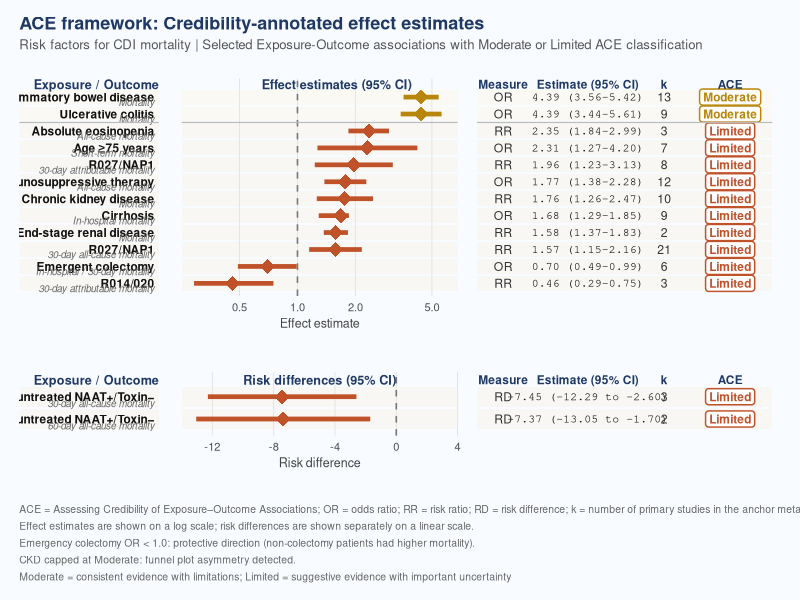
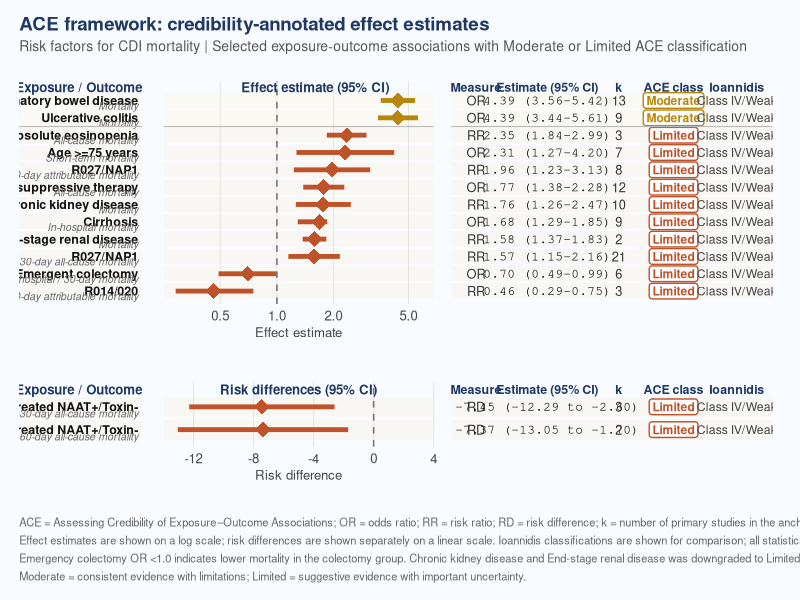
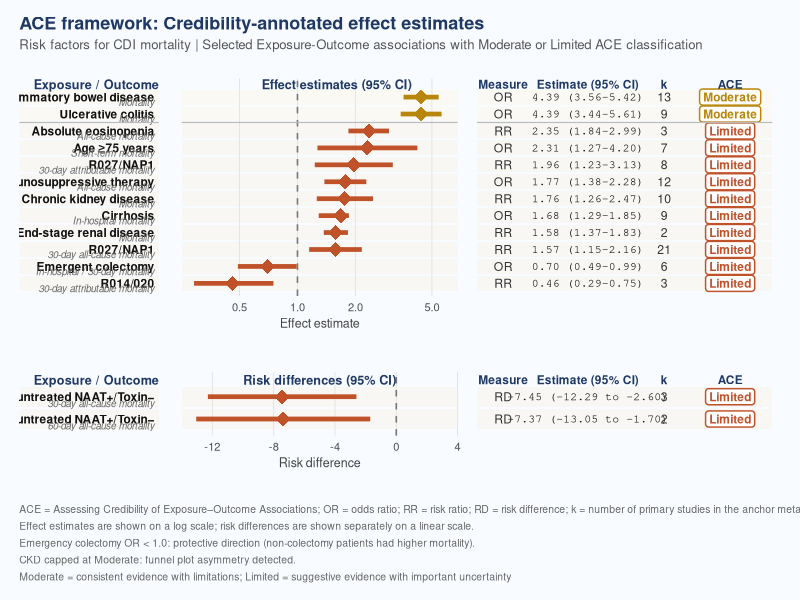
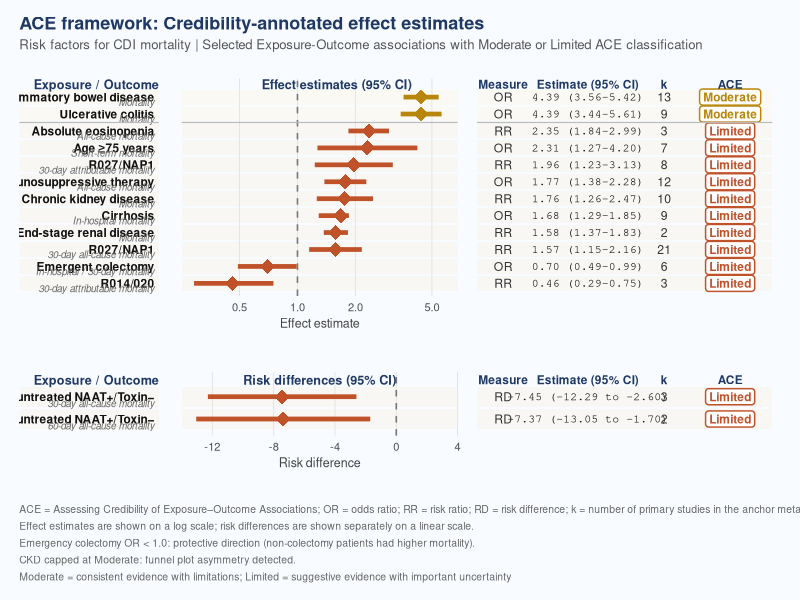
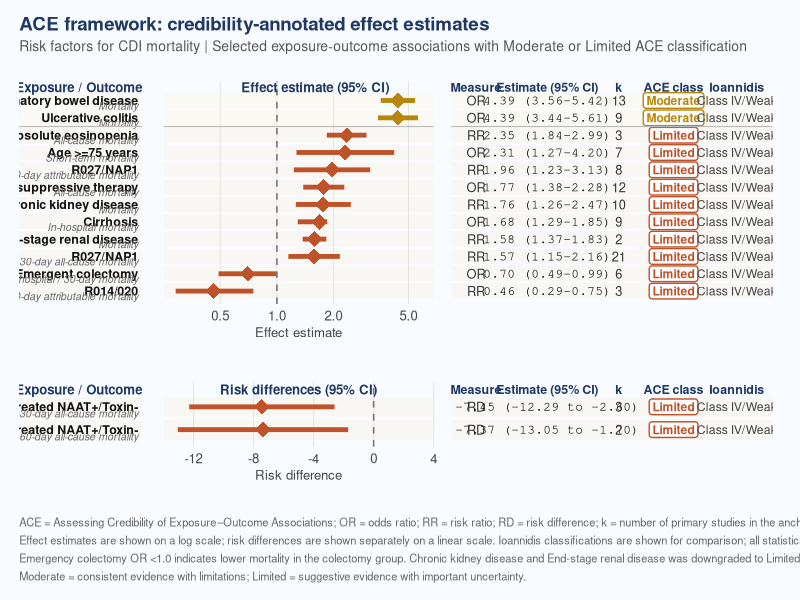
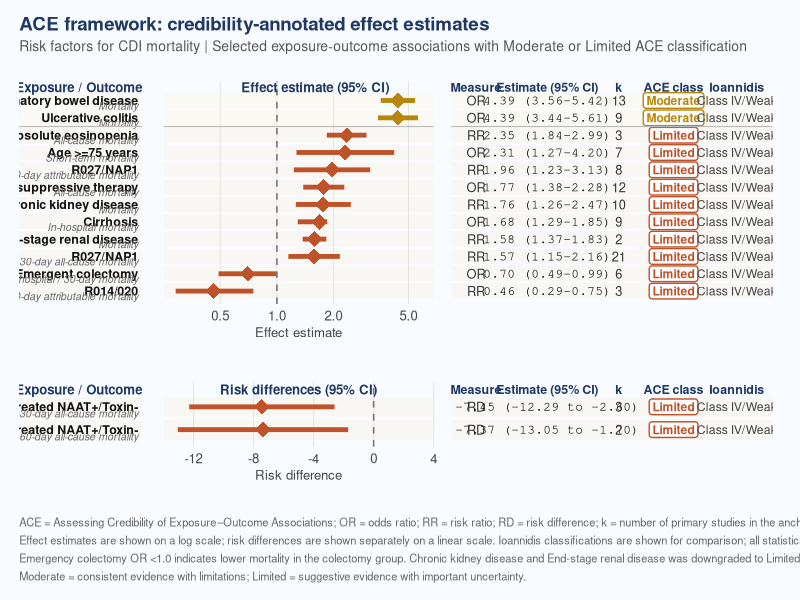

Write R code to recreate these figures, in order.
library(ggplot2)
library(dplyr)
library(patchwork)
library(stringr)

# =============================================================================
# DATA: Moderate and Limited ACE classifications only
# =============================================================================

df <- data.frame(
  exposure = c(
    "Inflammatory bowel disease",
    "Ulcerative colitis",
    "Chronic kidney disease",
    "End-stage renal disease",
    "Absolute eosinopenia",
    "Immunosuppressive therapy",
    "R014/020",
    "R027/NAP1",
    "R027/NAP1",
    "Cirrhosis",
    "Emergent colectomy",
    "Age ≥75 years",
    "Treated vs untreated NAAT+/Toxin−",
    "Treated vs untreated NAAT+/Toxin−"
  ),
  outcome = c(
    "Mortality",
    "Mortality",
    "Mortality",
    "Mortality",
    "All-cause mortality",
    "All-cause mortality",
    "30-day attributable mortality",
    "30-day attributable mortality",
    "30-day all-cause mortality",
    "In-hospital mortality",
    "In-hospital / 30-day mortality",
    "Short-term mortality",
    "30-day all-cause mortality",
    "60-day all-cause mortality"
  ),
  est = c(
    4.39, 4.39, 1.76, 1.58,
    2.35, 1.77, 0.46, 1.96, 1.57,
    1.68, 0.70, 2.31,
    -7.45, -7.37
  ),
  lo = c(
    3.56, 3.44, 1.26, 1.37,
    1.84, 1.38, 0.29, 1.23, 1.15,
    1.29, 0.49, 1.27,
    -12.29, -13.05
  ),
  hi = c(
    5.42, 5.61, 2.47, 1.83,
    2.99, 2.28, 0.75, 3.13, 2.16,
    1.85, 0.99, 4.20,
    -2.60, -1.70
  ),
  em = c(
    "OR", "OR", "RR", "RR",
    "RR", "OR", "RR", "RR", "RR",
    "OR", "OR", "OR",
    "RD", "RD"
  ),
  k = c(
    13, 9, 10, 2,
    3, 12, 3, 8, 21,
    9, 6, 7,
    3, 2
  ),
  classification = c(
    "Moderate", "Moderate", "Limited", "Limited",
    "Limited", "Limited", "Limited", "Limited", "Limited",
    "Limited", "Limited", "Limited",
    "Limited", "Limited"
  ),
  stringsAsFactors = FALSE
)

# =============================================================================
# STYLE
# =============================================================================

tier_num <- c("Moderate" = 2, "Limited" = 1)

col_tier <- c(
  "Moderate" = "#B8860B",
  "Limited"  = "#C0522A"
)

bg_tier <- c(
  "Moderate" = "#FFF3CD",
  "Limited"  = "#FDE8C8"
)

bg_fig <- "#F8FBFF"

# =============================================================================
# HELPER FUNCTION
# =============================================================================
make_ace_panel <- function(dat, panel_title, log_scale = TRUE) {
  
  dat <- dat %>%
    mutate(
      em = trimws(em),
      tier_num = tier_num[classification],
      est_fmt = ifelse(
        em == "RD",
        sprintf("%.2f (%.2f to %.2f)", est, lo, hi),
        sprintf("%.2f (%.2f–%.2f)", est, lo, hi)
      )
    ) %>%
    arrange(desc(tier_num), desc(abs(est))) %>%
    mutate(y = rev(seq_len(n())) * 1.18)
  
  # Safety: log scale can only plot positive ratio measures
  if (log_scale) {
    dat <- dat %>% filter(est > 0, lo > 0, hi > 0)
  }
  
  y_max <- max(dat$y)
  y_hdr <- y_max + 0.9
  
  x_min <- if (log_scale) 0.25 else -14
  x_max <- if (log_scale) 6.8 else 4
  
  seps <- dat %>%
    arrange(desc(y)) %>%
    mutate(next_class = lead(classification),
           sep_y = y - 0.59) %>%
    filter(!is.na(next_class), classification != next_class) %>%
    pull(sep_y)
  
  # -------------------------
  # LEFT PANEL
  # -------------------------
  p_left <- ggplot(dat, aes(y = y)) +
    geom_rect(
      aes(
        xmin = 0.35, xmax = 1,
        ymin = y - 0.52, ymax = y + 0.52,
        fill = classification
      ),
      alpha = 0.22
    ) +
    scale_fill_manual(values = bg_tier, guide = "none") +
    geom_text(
      aes(x = 0.98, label = exposure),
      hjust = 1,
      size = 3.0,
      colour = "#111111",
      fontface = "bold"
    ) +
    geom_text(
      aes(x = 0.98, y = y - 0.34, label = outcome),
      hjust = 1,
      size = 2.5,
      colour = "#666666",
      fontface = "italic"
    ) +
    annotate(
      "text",
      x = 1, y = y_hdr,
      label = "Exposure / Outcome",
      hjust = 1,
      size = 3.2,
      colour = "#1F3864",
      fontface = "bold"
    ) +
    scale_x_continuous(limits = c(0.35, 1), expand = c(0, 0)) +
    scale_y_continuous(limits = c(0.3, y_max + 1.3), expand = c(0, 0)) +
    theme_void() +
    theme(
      plot.background = element_rect(fill = bg_fig, colour = NA),
      plot.margin = margin(15, 0, 15, 2)
    )
  
  for (s in seps) {
    p_left <- p_left +
      annotate("segment", x = 0.35, xend = 1, y = s, yend = s,
               colour = "#BBBBBB", linewidth = 0.4)
  }
  
  # -------------------------
  # FOREST PANEL
  # -------------------------
  p_forest <- ggplot(dat, aes(y = y)) +
    geom_rect(
      aes(
        xmin = x_min, xmax = x_max,
        ymin = y - 0.52, ymax = y + 0.52,
        fill = classification
      ),
      alpha = 0.22
    ) +
    scale_fill_manual(values = bg_tier, guide = "none") +
    geom_vline(
      xintercept = ifelse(log_scale, 1, 0),
      linetype = "dashed",
      colour = "#777777",
      linewidth = 0.55
    ) +
    geom_segment(
      aes(x = lo, xend = hi, y = y, yend = y, colour = classification),
      linewidth = 1.6
    ) +
    geom_point(
      aes(x = est, colour = classification),
      shape = 18,
      size = 4.8
    ) +
    scale_colour_manual(values = col_tier, guide = "none") +
    annotate(
      "text",
      x = ifelse(log_scale, 1.6, mean(c(x_min, x_max))),
      y = y_hdr,
      label = panel_title,
      size = 3.2,
      colour = "#1F3864",
      fontface = "bold"
    ) +
    scale_y_continuous(limits = c(0.3, y_max + 1.3), expand = c(0, 0)) +
    labs(
      x = ifelse(log_scale, "Effect estimate", "Risk difference"),
      y = NULL
    ) +
    theme_minimal(base_size = 10) +
    theme(
      plot.background = element_rect(fill = bg_fig, colour = NA),
      panel.background = element_rect(fill = bg_fig, colour = NA),
      panel.grid.major.y = element_blank(),
      panel.grid.minor = element_blank(),
      panel.grid.major.x = element_line(colour = "#E0E0E0", linewidth = 0.3),
      axis.text.y = element_blank(),
      axis.ticks.y = element_blank(),
      axis.title.x = element_text(size = 9, colour = "#444444"),
      plot.margin = margin(15, 4, 15, 4)
    )
  
  for (s in seps) {
    p_forest <- p_forest +
      annotate("segment", x = x_min, xend = x_max, y = s, yend = s,
               colour = "#BBBBBB", linewidth = 0.4)
  }
  
  if (log_scale) {
    p_forest <- p_forest +
      scale_x_log10(
        breaks = c(0.5, 1, 2, 5),
        labels = c("0.5", "1.0", "2.0", "5.0")
      ) +
      coord_cartesian(xlim = c(x_min, x_max))
  } else {
    p_forest <- p_forest +
      scale_x_continuous(
        breaks = c(-12, -8, -4, 0, 4)
      ) +
      coord_cartesian(xlim = c(x_min, x_max))
  }
  
  # -------------------------
  # RIGHT PANEL
  # -------------------------
  p_right <- ggplot(dat, aes(y = y)) +
    geom_rect(
      aes(
        xmin = 0, xmax = 5.6,
        ymin = y - 0.52, ymax = y + 0.52,
        fill = classification
      ),
      alpha = 0.22
    ) +
    scale_fill_manual(values = bg_tier, guide = "none") +
    geom_text(aes(x = 0.5, label = em), size = 3.1, colour = "#333333") +
    geom_text(
      aes(x = 2.1, label = est_fmt),
      size = 2.9,
      colour = "#111111",
      family = "mono"
    ) +
    geom_text(aes(x = 3.55, label = k), size = 3.1, colour = "#333333") +
    geom_label(
      aes(x = 4.8, label = classification, colour = classification),
      fill = "white",
      size = 3.0,
      fontface = "bold",
      label.padding = unit(0.25, "lines"),
      label.r = unit(0.22, "lines"),
      label.size = 0.5,
      show.legend = FALSE
    ) +
    scale_colour_manual(values = col_tier, guide = "none") +
    annotate("text", x = 0.5, y = y_hdr, label = "Measure",
             size = 3.0, colour = "#1F3864", fontface = "bold") +
    annotate("text", x = 2.1, y = y_hdr, label = "Estimate (95% CI)",
             size = 3.0, colour = "#1F3864", fontface = "bold") +
    annotate("text", x = 3.55, y = y_hdr, label = "k",
             size = 3.0, colour = "#1F3864", fontface = "bold") +
    annotate("text", x = 4.8, y = y_hdr, label = "ACE",
             size = 3.0, colour = "#1F3864", fontface = "bold") +
    scale_x_continuous(limits = c(0, 5.6), expand = c(0, 0)) +
    scale_y_continuous(limits = c(0.3, y_max + 1.3), expand = c(0, 0)) +
    theme_void() +
    theme(
      plot.background = element_rect(fill = bg_fig, colour = NA),
      plot.margin = margin(15, 8, 15, 0)
    )
  
  for (s in seps) {
    p_right <- p_right +
      annotate("segment", x = 0, xend = 5.6, y = s, yend = s,
               colour = "#BBBBBB", linewidth = 0.4)
  }
  
  p_left + p_forest + p_right +
    plot_layout(widths = c(1.7, 3.7, 3.6))
}

# =============================================================================
# SPLIT DATA
# =============================================================================

df_ratio <- df %>% filter(em %in% c("OR", "RR"))
df_rd    <- df %>% filter(em == "RD")

ratio_panel <- make_ace_panel(
  df_ratio,
  panel_title = "Effect estimates (95% CI)",
  log_scale = TRUE
)

rd_panel <- make_ace_panel(
  df_rd,
  panel_title = "Risk differences (95% CI)",
  log_scale = FALSE
)

# =============================================================================
# COMBINE
# =============================================================================

combined <- ratio_panel / rd_panel +
  plot_layout(heights = c(4.8, 1.4)) +
  plot_annotation(
    title = "ACE framework: Credibility-annotated effect estimates",
    subtitle = "Risk factors for CDI mortality | Selected Exposure-Outcome associations with Moderate or Limited ACE classification",
    caption = paste0(
      "ACE = Assessing Credibility of Exposure–Outcome Associations; ",
      "OR = odds ratio; RR = risk ratio; RD = risk difference; ",
      "k = number of primary studies in the anchor meta-analysis.\n",
      "Effect estimates are shown on a log scale; risk differences are shown separately on a linear scale.\n",
      "Emergency colectomy OR < 1.0: protective direction (non-colectomy patients had higher mortality).\n",
      "CKD capped at Moderate: funnel plot asymmetry detected.\n",
      "Moderate = consistent evidence with limitations; Limited = suggestive evidence with important uncertainty"
    ),
    theme = theme(
      plot.background = element_rect(fill = bg_fig, colour = NA),
      plot.title = element_text(
        size = 13,
        face = "bold",
        colour = "#1F3864",
        margin = margin(b = 4)
      ),
      plot.subtitle = element_text(
        size = 9.5,
        colour = "#555555",
        margin = margin(b = 4)
      ),
      plot.caption = element_text(
        size = 7.5,
        colour = "#666666",
        hjust = 0,
        lineheight = 1.35,
        margin = margin(t = 10)
      ),
      plot.margin = margin(12, 12, 12, 12)
    )
  )
combined
# =============================================================================
# SAVE
# =============================================================================

ggsave(
  "ACE_credibility_annotated_forest_20260503.png",
  combined,
  width = 20,
  height = 10,
  dpi = 300,
  bg = bg_fig
)

ggsave(
  "ACE_credibility_annotated_forest_20260503.tiff",
  combined,
  width = 20,
  height = 10,
  dpi = 300,
  compression = "lzw",
  bg = bg_fig
)

# =============================================================================
# ACE vs Ioannidis 
# =============================================================================


library(ggplot2)
library(dplyr)
library(patchwork)

# =============================================================================
# DATA: Moderate and Limited ACE classifications only
# =============================================================================

df <- data.frame(
  exposure = c(
    "Inflammatory bowel disease",
    "Ulcerative colitis",
    "Chronic kidney disease",
    "End-stage renal disease",
    "Absolute eosinopenia",
    "Immunosuppressive therapy",
    "R014/020",
    "R027/NAP1",
    "R027/NAP1",
    "Cirrhosis",
    "Emergent colectomy",
    "Age >=75 years",
    "Treated vs untreated NAAT+/Toxin-",
    "Treated vs untreated NAAT+/Toxin-"
  ),
  outcome = c(
    "Mortality",
    "Mortality",
    "Mortality",
    "Mortality",
    "All-cause mortality",
    "All-cause mortality",
    "30-day attributable mortality",
    "30-day attributable mortality",
    "30-day all-cause mortality",
    "In-hospital mortality",
    "In-hospital / 30-day mortality",
    "Short-term mortality",
    "30-day all-cause mortality",
    "60-day all-cause mortality"
  ),
  est = c(
    4.39, 4.39, 1.76, 1.58,
    2.35, 1.77, 0.46, 1.96, 1.57,
    1.68, 0.70, 2.31,
    -7.45, -7.37
  ),
  lo = c(
    3.56, 3.44, 1.26, 1.37,
    1.84, 1.38, 0.29, 1.23, 1.15,
    1.29, 0.49, 1.27,
    -12.29, -13.05
  ),
  hi = c(
    5.42, 5.61, 2.47, 1.83,
    2.99, 2.28, 0.75, 3.13, 2.16,
    1.85, 0.99, 4.20,
    -2.60, -1.70
  ),
  em = c(
    "OR", "OR", "RR", "RR",
    "RR", "OR", "RR", "RR", "RR",
    "OR", "OR", "OR",
    "RD", "RD"
  ),
  k = c(
    13, 9, 10, 2,
    3, 12, 3, 8, 21,
    9, 6, 7,
    3, 2
  ),
  classification = c(
    "Moderate", "Moderate", "Limited", "Limited",
    "Limited", "Limited", "Limited", "Limited", "Limited",
    "Limited", "Limited", "Limited",
    "Limited", "Limited"
  ),
  ioannidis = c(
    "Class IV/Weak", "Class IV/Weak", "Class IV/Weak", "Class IV/Weak",
    "Class IV/Weak", "Class IV/Weak", "Class IV/Weak", "Class IV/Weak", "Class IV/Weak",
    "Class IV/Weak", "Class IV/Weak", "Class IV/Weak",
    "Class IV/Weak", "Class IV/Weak"
  ),
  stringsAsFactors = FALSE
)

# =============================================================================
# STYLE
# =============================================================================

tier_num <- c("Moderate" = 2, "Limited" = 1)

col_tier <- c(
  "Moderate" = "#B8860B",
  "Limited"  = "#C0522A"
)

bg_tier <- c(
  "Moderate" = "#FFF3CD",
  "Limited"  = "#FDE8C8"
)

bg_fig <- "#F8FBFF"

# =============================================================================
# HELPER FUNCTION
# =============================================================================

make_ace_panel <- function(dat, panel_title, log_scale = TRUE) {
  
  dat <- dat %>%
    mutate(
      em = trimws(em),
      tier_num = tier_num[classification],
      est_fmt = ifelse(
        em == "RD",
        sprintf("%.2f (%.2f to %.2f)", est, lo, hi),
        sprintf("%.2f (%.2f–%.2f)", est, lo, hi)
      )
    ) %>%
    arrange(desc(tier_num), desc(abs(est))) %>%
    mutate(y = rev(seq_len(n())) * 1.18)
  
  if (log_scale) {
    dat <- dat %>% filter(est > 0, lo > 0, hi > 0)
  }
  
  y_max <- max(dat$y)
  y_hdr <- y_max + 0.9
  
  x_min <- if (log_scale) 0.25 else -14
  x_max <- if (log_scale) 6.8 else 4
  
  seps <- dat %>%
    arrange(desc(y)) %>%
    mutate(
      next_class = lead(classification),
      sep_y = y - 0.59
    ) %>%
    filter(!is.na(next_class), classification != next_class) %>%
    pull(sep_y)
  
  # -------------------------
  # LEFT PANEL
  # -------------------------
  p_left <- ggplot(dat, aes(y = y)) +
    geom_rect(
      aes(
        xmin = 0.38, xmax = 1,
        ymin = y - 0.52, ymax = y + 0.52,
        fill = classification
      ),
      alpha = 0.22
    ) +
    scale_fill_manual(values = bg_tier, guide = "none") +
    geom_text(
      aes(x = 0.98, label = exposure),
      hjust = 1,
      size = 3.15,
      colour = "#111111",
      fontface = "bold"
    ) +
    geom_text(
      aes(x = 0.98, y = y - 0.35, label = outcome),
      hjust = 1,
      size = 2.65,
      colour = "#666666",
      fontface = "italic"
    ) +
    annotate(
      "text",
      x = 1, y = y_hdr,
      label = "Exposure / Outcome",
      hjust = 1,
      size = 3.35,
      colour = "#1F3864",
      fontface = "bold"
    ) +
    scale_x_continuous(limits = c(0.38, 1), expand = c(0, 0)) +
    scale_y_continuous(limits = c(0.3, y_max + 1.3), expand = c(0, 0)) +
    theme_void() +
    theme(
      plot.background = element_rect(fill = bg_fig, colour = NA),
      plot.margin = margin(15, 0, 15, 2)
    )
  
  for (s in seps) {
    p_left <- p_left +
      annotate(
        "segment",
        x = 0.38, xend = 1,
        y = s, yend = s,
        colour = "#BBBBBB",
        linewidth = 0.4
      )
  }
  
  # -------------------------
  # FOREST PANEL
  # -------------------------
  p_forest <- ggplot(dat, aes(y = y)) +
    geom_rect(
      aes(
        xmin = x_min, xmax = x_max,
        ymin = y - 0.52, ymax = y + 0.52,
        fill = classification
      ),
      alpha = 0.22
    ) +
    scale_fill_manual(values = bg_tier, guide = "none") +
    geom_vline(
      xintercept = ifelse(log_scale, 1, 0),
      linetype = "dashed",
      colour = "#777777",
      linewidth = 0.55
    ) +
    geom_segment(
      aes(
        x = lo, xend = hi,
        y = y, yend = y,
        colour = classification
      ),
      linewidth = 1.65
    ) +
    geom_point(
      aes(x = est, colour = classification),
      shape = 18,
      size = 5.0
    ) +
    scale_colour_manual(values = col_tier, guide = "none") +
    annotate(
      "text",
      x = ifelse(log_scale, 1.6, mean(c(x_min, x_max))),
      y = y_hdr,
      label = panel_title,
      size = 3.35,
      colour = "#1F3864",
      fontface = "bold"
    ) +
    scale_y_continuous(limits = c(0.3, y_max + 1.3), expand = c(0, 0)) +
    labs(
      x = ifelse(log_scale, "Effect estimate", "Risk difference"),
      y = NULL
    ) +
    theme_minimal(base_size = 10.5) +
    theme(
      plot.background = element_rect(fill = bg_fig, colour = NA),
      panel.background = element_rect(fill = bg_fig, colour = NA),
      panel.grid.major.y = element_blank(),
      panel.grid.minor = element_blank(),
      panel.grid.major.x = element_line(colour = "#E0E0E0", linewidth = 0.3),
      axis.text.y = element_blank(),
      axis.ticks.y = element_blank(),
      axis.title.x = element_text(size = 9.5, colour = "#444444"),
      axis.text.x = element_text(size = 9.5, colour = "#444444"),
      plot.margin = margin(15, 3, 15, 3)
    )
  
  for (s in seps) {
    p_forest <- p_forest +
      annotate(
        "segment",
        x = x_min, xend = x_max,
        y = s, yend = s,
        colour = "#BBBBBB",
        linewidth = 0.4
      )
  }
  
  if (log_scale) {
    p_forest <- p_forest +
      scale_x_log10(
        breaks = c(0.5, 1, 2, 5),
        labels = c("0.5", "1.0", "2.0", "5.0")
      ) +
      coord_cartesian(xlim = c(x_min, x_max))
  } else {
    p_forest <- p_forest +
      scale_x_continuous(
        breaks = c(-12, -8, -4, 0, 4)
      ) +
      coord_cartesian(xlim = c(x_min, x_max))
  }
  
  # -------------------------
  # RIGHT PANEL
  # Reduced column spacing:
  # Measure | Estimate | k | ACE | Ioannidis
  # -------------------------
  x_em  <- 0.45
  x_est <- 1.75
  x_k   <- 3.05
  x_ace <- 4.05
  x_io  <- 5.20
  
  p_right <- ggplot(dat, aes(y = y)) +
    geom_rect(
      aes(
        xmin = 0, xmax = 5.85,
        ymin = y - 0.52, ymax = y + 0.52,
        fill = classification
      ),
      alpha = 0.22
    ) +
    scale_fill_manual(values = bg_tier, guide = "none") +
    geom_text(
      aes(x = x_em, label = em),
      size = 3.25,
      colour = "#333333"
    ) +
    geom_text(
      aes(x = x_est, label = est_fmt),
      size = 3.25,
      colour = "#111111",
      family = "mono"
    ) +
    geom_text(
      aes(x = x_k, label = k),
      size = 3.25,
      colour = "#333333"
    ) +
    geom_label(
      aes(x = x_ace, label = classification, colour = classification),
      fill = "white",
      size = 3.05,
      fontface = "bold",
      label.padding = unit(0.23, "lines"),
      label.r = unit(0.20, "lines"),
      label.size = 0.48,
      show.legend = FALSE
    ) +
    geom_text(
      aes(x = x_io, label = ioannidis),
      size = 3.1,
      colour = "#444444",
      fontface = "plain"
    ) +
    scale_colour_manual(values = col_tier, guide = "none") +
    annotate(
      "text",
      x = x_em, y = y_hdr,
      label = "Measure",
      size = 3.15,
      colour = "#1F3864",
      fontface = "bold"
    ) +
    annotate(
      "text",
      x = x_est, y = y_hdr,
      label = "Estimate (95% CI)",
      size = 3.15,
      colour = "#1F3864",
      fontface = "bold"
    ) +
    annotate(
      "text",
      x = x_k, y = y_hdr,
      label = "k",
      size = 3.15,
      colour = "#1F3864",
      fontface = "bold"
    ) +
    annotate(
      "text",
      x = x_ace, y = y_hdr,
      label = "ACE class",
      size = 3.15,
      colour = "#1F3864",
      fontface = "bold"
    ) +
    annotate(
      "text",
      x = x_io, y = y_hdr,
      label = "Ioannidis",
      size = 3.15,
      colour = "#1F3864",
      fontface = "bold"
    ) +
    scale_x_continuous(limits = c(0, 5.85), expand = c(0, 0)) +
    scale_y_continuous(limits = c(0.3, y_max + 1.3), expand = c(0, 0)) +
    theme_void() +
    theme(
      plot.background = element_rect(fill = bg_fig, colour = NA),
      plot.margin = margin(15, 8, 15, 0)
    )
  
  for (s in seps) {
    p_right <- p_right +
      annotate(
        "segment",
        x = 0, xend = 5.85,
        y = s, yend = s,
        colour = "#BBBBBB",
        linewidth = 0.4
      )
  }
  
  p_left + p_forest + p_right +
    plot_layout(widths = c(1.55, 3.75, 4.05))
}

# =============================================================================
# SPLIT DATA
# =============================================================================

df <- df %>% mutate(em = trimws(em))

df_ratio <- df %>% filter(em %in% c("OR", "RR"))
df_rd    <- df %>% filter(em == "RD")

ratio_panel <- make_ace_panel(
  df_ratio,
  panel_title = "Effect estimate (95% CI)",
  log_scale = TRUE
)

rd_panel <- make_ace_panel(
  df_rd,
  panel_title = "Risk differences (95% CI)",
  log_scale = FALSE
)

# =============================================================================
# COMBINE
# =============================================================================

combined <- ratio_panel / rd_panel +
  plot_layout(heights = c(4.8, 1.4)) +
  plot_annotation(
    title = "ACE framework: credibility-annotated effect estimates",
    subtitle = paste0(
      "Risk factors for CDI mortality | ",
      "Selected exposure-outcome associations with Moderate or Limited ACE classification"
    ),
    caption = paste0(
      "ACE = Assessing Credibility of Exposure–Outcome Associations; ",
      "OR = odds ratio; RR = risk ratio; RD = risk difference; ",
      "k = number of primary studies in the anchor meta-analysis.\n",
      "Effect estimates are shown on a log scale; risk differences are shown separately on a linear scale. ",
      "Ioannidis classifications are shown for comparison; all statistically significant associations were Class IV/Weak because none included >1000 deaths.\n",
      "Emergency colectomy OR <1.0 indicates lower mortality in the colectomy group. ",
      "Chronic kidney disease and End-stage renal disease was downgraded to Limited due to major limitations in methodological quality of included anchor review.\n",
      "Moderate = consistent evidence with limitations; Limited = suggestive evidence with important uncertainty."
    ),
    theme = theme(
      plot.background = element_rect(fill = bg_fig, colour = NA),
      plot.title = element_text(
        size = 13.5,
        face = "bold",
        colour = "#1F3864",
        margin = margin(b = 4)
      ),
      plot.subtitle = element_text(
        size = 10,
        colour = "#555555",
        margin = margin(b = 4)
      ),
      plot.caption = element_text(
        size = 8,
        colour = "#666666",
        hjust = 0,
        lineheight = 1.35,
        margin = margin(t = 10)
      ),
      plot.margin = margin(12, 12, 12, 12)
    )
  )

combined

# =============================================================================
# SAVE
# =============================================================================

ggsave(
  "ACE_credibility_annotated_forest_ace_ioannidis_20260503.png",
  combined,
  width = 20,
  height = 10.5,
  dpi = 300,
  bg = bg_fig
)

ggsave(
  "ACE_credibility_annotated_forest_ace_Ioannidis_20260503.tiff",
  combined,
  width = 20,
  height = 10.5,
  dpi = 300,
  compression = "lzw",
  bg = bg_fig
)
